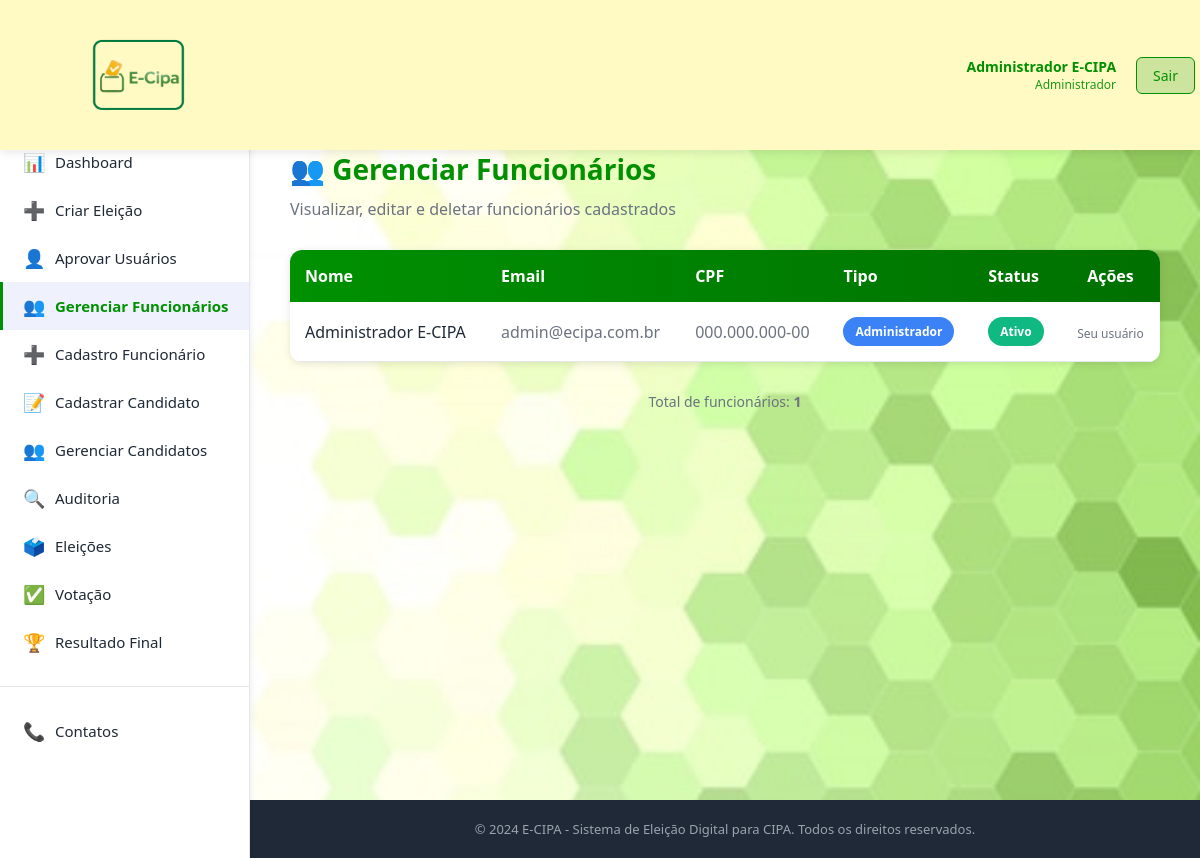
Page /pages/gerenciar-funcionarios.php (signed in) on the committed database.
### tables this page shows
CREATE TABLE IF NOT EXISTS funcionario (
    id INT NOT NULL AUTO_INCREMENT PRIMARY KEY,
    nome VARCHAR(100) NOT NULL,
    cpf VARCHAR(14) UNIQUE NOT NULL,
    matricula VARCHAR(20),
    setor VARCHAR(50),
    cargo VARCHAR(50),
    email VARCHAR(100) UNIQUE NOT NULL,
    telefone VARCHAR(20),
    senha VARCHAR(255) NOT NULL,
    tipo ENUM('Administrador', 'Funcionario', 'Comissao') DEFAULT 'Funcionario',
    status ENUM('Ativo', 'Pendente', 'Inativo') DEFAULT 'Pendente',
    created_at DATETIME DEFAULT CURRENT_TIMESTAMP
);

### pages/gerenciar-funcionarios.php (the view, shortened to what this page needs)
<?php
require_once '../config/conexao.php';
$stmt = $pdo->prepare("SELECT * FROM funcionario ORDER BY nome ASC");
$stmt->execute();
$funcionarios = $stmt->fetchAll(PDO::FETCH_OBJ);
?>
<?php require_once '../includes/layout-header.php'; ?>
<div style="max-width: 1200px; margin: 30px auto; padding: 20px;">
    <h1 style="color: #009002; margin-bottom: 10px; font-size: 28px;">👥 Gerenciar Funcionários</h1>
    <p style="color: #6b7280; margin-bottom: 30px;">Visualizar, editar e deletar funcionários cadastrados</p>
    <div style="background: white; border-radius: 12px; box-shadow: 0 2px 8px rgba(0,0,0,0.1); overflow: hidden;">
        <table style="width: 100%; border-collapse: collapse;">
            <thead>
                <tr style="background: linear-gradient(to right, #009002, #007001); color: white;">
                    <th style="padding: 15px; text-align: left; font-weight: 600;">Nome</th>
                    <th style="padding: 15px; text-align: left; font-weight: 600;">Email</th>
                    <th style="padding: 15px; text-align: left; font-weight: 600;">CPF</th>
                    <th style="padding: 15px; text-align: left; font-weight: 600;">Tipo</th>
                    <th style="padding: 15px; text-align: left; font-weight: 600;">Status</th>
                    <th style="padding: 15px; text-align: center; font-weight: 600;">Ações</th>
                </tr>
            </thead>
            <tbody>
                <?php foreach ($funcionarios as $func): ?>
                    <tr style="border-bottom: 1px solid #e5e7eb;">
                        <td style="padding: 15px; color: #1f2937;"><?php echo htmlspecialchars($func->nome); ?></td>
                        <td style="padding: 15px; color: #6b7280;"><?php echo htmlspecialchars($func->email); ?></td>
                        <td style="padding: 15px; color: #6b7280;"><?php echo htmlspecialchars($func->cpf); ?></td>
                        <td style="padding: 15px;">
                            <span style="display: inline-block; padding: 6px 12px; border-radius: 20px; font-size: 12px; font-weight: 600; background:
                                <?php
                                    if ($func->tipo === 'Administrador') echo '#3b82f6; color: white;';
                                    elseif ($func->tipo === 'Comissao') echo '#f59e0b; color: #92400e;';
                                    else echo '#10b981; color: white;';
                                ?>">
                                <?php echo $func->tipo; ?>
                            </span>
                        </td>
                        <td style="padding: 15px;">
                            <span style="display: inline-block; padding: 6px 12px; border-radius: 20px; font-size: 12px; font-weight: 600; background:
                                <?php
                                    if ($func->status === 'Ativo') echo '#10b981; color: white;';
                                    elseif ($func->status === 'Pendente') echo '#f59e0b; color: #92400e;';
                                    else echo '#ef4444; color: white;';
                                ?>">
                                <?php echo $func->status; ?>
                            </span>
                        </td>
                        <td style="padding: 15px; text-align: center;">
                            <?php if ($func->id !== $_SESSION['user_id']): ?>
                                <form method="POST" style="display: inline;">
                                    <input type="hidden" name="acao" value="deletar">
                                    <input type="hidden" name="funcionario_id" value="<?php echo $func->id; ?>">
                                    <button type="submit" onclick="return confirm('⚠️ Deletar ' + '<?php echo htmlspecialchars($func->nome); ?>' + '?')" style="padding: 6px 12px; background: #ef4444; color: white; border: none; border-radius: 6px; cursor: pointer; font-size: 12px; font-weight: 600;">
                                        🗑️ Deletar
                                    </button>
                                </form>
                            <?php else: ?>
                                <span style="color: #6b7280; font-size: 12px;">Seu usuário</span>
                            <?php endif; ?>
                        </td>
                    </tr>
                <?php endforeach; ?>
            </tbody>
        </table>
    </div>
    <p style="color: #6b7280; margin-top: 30px; text-align: center; font-size: 14px;">
        Total de funcionários: <strong><?php echo count($funcionarios); ?></strong>
    </p>
</div>
<?php require_once '../includes/layout-footer.php'; ?>

### includes/layout-header.php (shortened to what this page needs)
<?php
$currentPage = basename($_SERVER['PHP_SELF'], '.php');
?>
<!DOCTYPE html>
<html lang="pt-BR">
<head>
    <link rel="stylesheet" href="../assets/css/style.css">
</head>
<body>
    <header>
        <div class="header-left">
            <a href="../index.html" class="logo-header">
                <div class="logo-icon">
                    <img src="../assets/img/logoe-cipa.png" alt="E-CIPA Logo">
                </div>
            </a>
        </div>
        <div class="header-right">
            <div class="user-info">
                <div class="user-name"><?php echo htmlspecialchars($_SESSION['user_nome']); ?></div>
                <div class="user-role">
                    <?php
                    $roles = [
                        'Administrador' => 'Administrador',
                        'Funcionario' => 'Funcionário',
                        'Comissao' => 'Comissão'
                    ];
                    echo $roles[$_SESSION['user_tipo']] ?? $_SESSION['user_tipo'];
                    ?>
                </div>
            </div>
            <a href="logout.php" class="btn-logout">Sair</a>
        </div>
    </header>
    <aside>
        <ul class="sidebar-menu">
            <li>
                <a href="../index.php" class="<?php echo $currentPage === 'index' ? 'active' : ''; ?>">
                    <span class="menu-icon">🏠</span>
                    <span>Home</span>
                </a>
            </li>
            <?php if ($_SESSION['user_tipo'] === 'Administrador'): ?>
                <li>
                    <a href="dashboard-adm.php" class="<?php echo $currentPage === 'dashboard-adm' ? 'active' : ''; ?>">
                        <span class="menu-icon">📊</span>
                        <span>Dashboard</span>
                    </a>
                </li>
                <li>
                    <a href="criar-eleicao.php" class="<?php echo $currentPage === 'criar-eleicao' ? 'active' : ''; ?>">
                        <span class="menu-icon">➕</span>
                        <span>Criar Eleição</span>
                    </a>
                </li>
                <li>
                    <a href="gerenciar-usuarios.php" class="<?php echo $currentPage === 'gerenciar-usuarios' ? 'active' : ''; ?>">
                        <span class="menu-icon">👤</span>
                        <span>Aprovar Usuários</span>
                    </a>
                </li>
                <li>
                    <a href="gerenciar-funcionarios.php" class="<?php echo $currentPage === 'gerenciar-funcionarios' ? 'active' : ''; ?>">
                        <span class="menu-icon">👥</span>
                        <span>Gerenciar Funcionários</span>
                    </a>
                </li>
                <li>
                    <a href="cadastro-funcionario.php" class="<?php echo $currentPage === 'cadastro-funcionario' ? 'active' : ''; ?>">
                        <span class="menu-icon">➕</span>
                        <span>Cadastro Funcionário</span>
                    </a>
                </li>
                <li>
                    <a href="cadastro-candidato.php" class="<?php echo $currentPage === 'cadastro-candidato' ? 'active' : ''; ?>">
                        <span class="menu-icon">📝</span>
                        <span>Cadastrar Candidato</span>
                    </a>
                </li>
                <li>
                    <a href="gerenciar-candidatos.php" class="<?php echo $currentPage === 'gerenciar-candidatos' ? 'active' : ''; ?>">
                        <span class="menu-icon">👥</span>
                        <span>Gerenciar Candidatos</span>
                    </a>
                </li>
                <li>
                    <a href="auditoria.php" class="<?php echo $currentPage === 'auditoria' ? 'active' : ''; ?>">
                        <span class="menu-icon">🔍</span>
                        <span>Auditoria</span>
                    </a>
                </li>
            <?php endif; ?>
            <li>
                <a href="eleicao.php" class="<?php echo $currentPage === 'eleicao' ? 'active' : ''; ?>">
                    <span class="menu-icon">🗳️</span>
                    <span>Eleições</span>
                </a>
            </li>
            <li>
                <a href="votacao.php" class="<?php echo $currentPage === 'votacao' ? 'active' : ''; ?>">
                    <span class="menu-icon">✅</span>
                    <span>Votação</span>
                </a>
            </li>
            <li>
                <a href="resultado-final.php" class="<?php echo $currentPage === 'resultado-final' ? 'active' : ''; ?>">
                    <span class="menu-icon">🏆</span>
                    <span>Resultado Final</span>
                </a>
            </li>
            <li style="margin-top: 20px; padding-top: 20px; border-top: 1px solid #e5e7eb;">
                <a href="contato.php" class="<?php echo $currentPage === 'contato' ? 'active' : ''; ?>">
                    <span class="menu-icon">📞</span>
                    <span>Contatos</span>
                </a>
            </li>
        </ul>
    </aside>
    <main>

### includes/layout-footer.php (shortened to what this page needs)
    </main>
    <footer>
        <p>&copy; 2024 E-CIPA - Sistema de Eleição Digital para CIPA. Todos os direitos reservados.</p>
    </footer>
</body>
</html>

### assets/css/style.css (style rules this page uses)
:root { --primary-color: #009002; --secondary-color: #f1efe7; --accent-color: #fbc02d; --accent-light: #ffeb3b; --accent-lighter: #fff9c4; --text-dark: #1f2937; --text-light: #fff; --bg-overlay: rgba(255, 255, 255, 0.95); }
* { margin: 0; padding: 0; box-sizing: border-box; font-family: 'Segoe UI', Tahoma, Geneva, Verdana, sans-serif; }
body { background: url('../assets/img/background.jpg') center/cover fixed; color: var(--text-dark); min-height: 100vh; display: flex; flex-direction: column; }
header { background: linear-gradient(135deg, var(--primary-color) 0%, #007001 100%); color: white; padding: 20px 0; box-shadow: 0 2px 10px rgba(0,0,0,0.1); text-align: center; position: sticky; top: 0; z-index: 100; }
h1, h2, h3 { color: var(--primary-color); margin-bottom: 20px; }

### includes/layout-header.php (style rules this page uses)
* { margin: 0; padding: 0; box-sizing: border-box; }
:root { --primary-color: #009002; --secondary-color: #007001; --success-color: #10b981; --danger-color: #ef4444; --warning-color: #fbc02d; --text-dark: #1f2937; --text-light: #6b7280; --border-color: #e5e7eb; --bg-light: #f9fafb; }
body { font-family: 'Segoe UI', Tahoma, Geneva, Verdana, sans-serif; background: url('../assets/img/background.jpg') center/cover fixed; color: var(--text-dark); display: flex; }
header { background: #fff9c4; color: #009002; padding: 0 5px; box-shadow: 0 2px 10px rgba(0, 0, 0, 0.1); position: fixed; top: 0; left: 0; right: 0; z-index: 1000; display: flex; justify-content: space-between; align-items: center; }
.header-left { display: flex; align-items: center; gap: 0; flex: 0; max-width: 400px; }
.logo-header { display: flex; align-items: center; gap: 0; color: white; font-weight: bold; }
.logo-icon { width: auto; height: 150px; background: none; border-radius: 0; display: flex; justify-content: center; align-items: center; font-size: 0; padding: 0; margin: 0; }
.logo-icon img { height: 150px; width: auto; max-width: 450px; display: block; }
.header-right { display: flex; align-items: center; gap: 20px; }
.user-info { text-align: right; font-size: 14px; color: #009002; }
.user-name { font-weight: 600; color: #009002; }
.user-role { font-size: 12px; opacity: 0.9; color: #009002; }
.btn-logout { background: rgba(0, 144, 2, 0.2); color: #009002; border: 1px solid #009002; padding: 8px 16px; border-radius: 6px; cursor: pointer; text-decoration: none; transition: all 0.3s ease; font-size: 14px; }
aside { width: 250px; background: white; border-right: 1px solid var(--border-color); position: fixed; left: 0; top: 70px; bottom: 0; overflow-y: auto; z-index: 999; box-shadow: 2px 0 5px rgba(0, 0, 0, 0.05); }
.sidebar-menu { list-style: none; padding: 20px 0; }
.sidebar-menu li { margin: 0; }
.sidebar-menu a { display: flex; align-items: center; gap: 12px; padding: 12px 20px; color: var(--text-dark); text-decoration: none; transition: all 0.3s ease; border-left: 3px solid transparent; font-size: 15px; }
.sidebar-menu a.active { background-color: rgba(102, 126, 234, 0.1); border-left-color: var(--primary-color); color: var(--primary-color); font-weight: 600; }
.menu-icon { font-size: 18px; width: 20px; text-align: center; }
main { margin-left: 250px; margin-top: 70px; padding: 30px 20px; flex: 1; min-height: calc(100vh - 70px); }
footer { margin-left: 250px; background-color: var(--text-dark); color: #9ca3af; text-align: center; padding: 20px; font-size: 13px; }

### rows in the picture
funcionario: nome "Administrador E-CIPA", email "admin@ecipa.com.br", cpf "000.000.000-00", tipo "Administrador", status "Ativo", shows "Seu usuário"

### other values in the picture
$_SESSION['user_nome'] "Administrador E-CIPA"
$roles[$_SESSION['user_tipo']] "Administrador"
count($funcionarios) "1"
